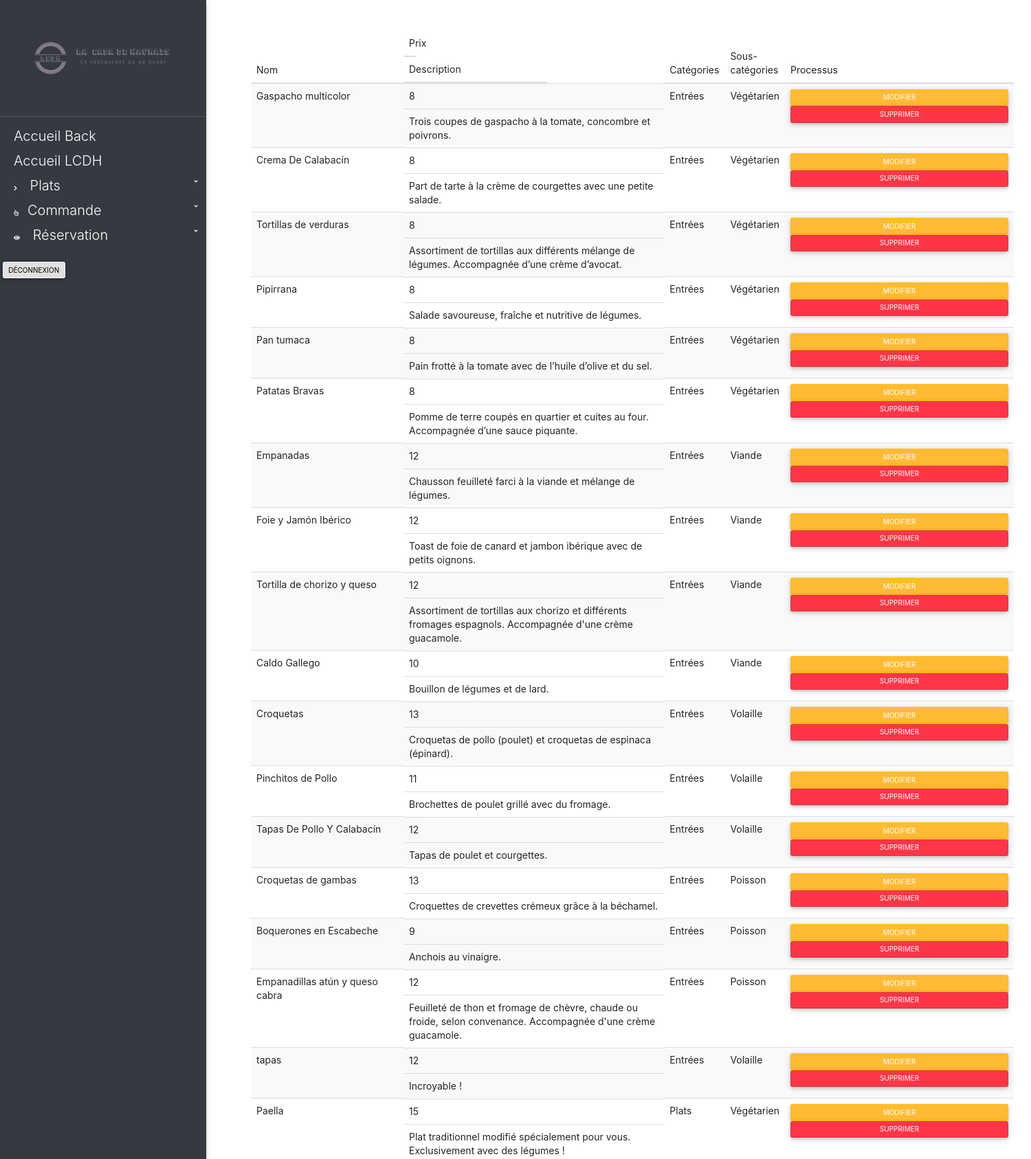
The page /back/listPlats.php (upper part) on the database its author committed.
### tables this page shows
CREATE TABLE IF NOT EXISTS `lcdh_dishes` (
  `dishes_id` int(11) NOT NULL AUTO_INCREMENT,
  `dishes_name` varchar(50) NOT NULL,
  `dishes_description` text NOT NULL,
  `dishes_price` float NOT NULL,
  `categories_id` int(11) NOT NULL,
  `subCategories_id` int(11) NOT NULL,
  PRIMARY KEY (`dishes_id`),
  KEY `LCDH_dishes_LCDH_categories_FK` (`categories_id`),
  KEY `LCDH_dishes_LCDH_subCategories0_FK` (`subCategories_id`)
);

CREATE TABLE IF NOT EXISTS `lcdh_categories` (
  `categories_id` int(11) NOT NULL AUTO_INCREMENT,
  `categories_name` varchar(50) NOT NULL,
  PRIMARY KEY (`categories_id`)
);

CREATE TABLE IF NOT EXISTS `lcdh_subcategories` (
  `subCategories_id` int(11) NOT NULL AUTO_INCREMENT,
  `subCategories_name` varchar(50) NOT NULL,
  PRIMARY KEY (`subCategories_id`)
);

### models/database.php (called while the page is built, shortened)
<?php
    class database {
        public function __construct() {
            try {
                $db_config = array();
                $db_config['SGBD'] = 'mysql';
                $db_config['HOST'] = 'localhost';
                $db_config['DB_NAME'] = 'resto_lacasadehavrais';
                $db_config['USER'] = 'root';
                $db_config['PASSWORD'] = '';
                $db_config['OPTIONS'] = array(
                    PDO::ATTR_ERRMODE => PDO::ERRMODE_EXCEPTION,
                    PDO::ATTR_ERRMODE => PDO::ERRMODE_WARNING
                );
                $this->database = new PDO($db_config['SGBD'].':host='.$db_config['HOST'].';dbname='.$db_config['DB_NAME'].';charset=UTF8', $db_config['USER'], $db_config['PASSWORD']);
            } catch (Exception $error) {
                die('Erreur : '.$error->getMessage());
            }
        }
    }
?>

### controllers/controllerListe-plats_back.php (called while the page is built)
<?php
    require_once '../models/database.php';
    require_once '../models/modelPlats.php';
    $dishesOBJ = new dishes();
    if(isset($_POST['search'])){
        $arrayDishes = $dishesOBJ->searchDishes($_POST['inputSearchNavAdminDishes']);
    }else{
        $arrayDishes = $dishesOBJ->listDishes();
    }
?>

### models/modelPlats.php (called while the page is built, shortened)
<?php
    class dishes extends database {
        function listDishes() {
            $sql = $this->database->query('
                SELECT `dishes_id`, `dishes_name`, `dishes_description`, `dishes_price`, `categories_name`, `subcategories_name`
                FROM `lcdh_dishes`
                INNER JOIN `lcdh_categories` ON `lcdh_categories`.`categories_id` = `lcdh_dishes`.`categories_id`
                INNER JOIN `lcdh_subcategories` ON `lcdh_subcategories`.`subcategories_id` = `lcdh_dishes`.`subcategories_id`
            ');
            $result = $sql->fetchAll(PDO::FETCH_OBJ);
            return $result;
        }
    }
?>

### back/listPlats.php (the view, shortened to what this page needs)
<?php
    require_once '../controllers/controllerListe-plats_back.php';
    include 'header_back.php';
?>
<div class="container marginTop" id="margListPlats">
    <div class="row">
        <div class="col align-self-center">
            <table class="table table-striped" id="tableListPlats">
                <thead>
                    <tr>
                        <th scope="col" class="name"> Nom </th>
                        <th scope="col" class="price" id="priceBack"> Prix </th>
                        <th scope="col" class="desc" id="descBack"> Description </th>
                        <th scope="col" class="cat"> Catégories </th>
                        <th scope="col" class="subCat"> Sous-catégories </th>
                        <th scope="col" class="process"> Processus </th>
                    </tr>
                </thead>
                <tbody>
                    <?php foreach ($arrayDishes as $dishes) { ?>
                        <tr>
                            <th scope="row"> <?= $dishes->dishes_name ?> </th>
                            <th scope="row" id="priceBackForeach"><?= $dishes->dishes_price ?></th>
                            <th scope="row" id="descBackForeach"><?= $dishes->dishes_description ?></th>
                            <th scope="row"><?= $dishes->categories_name ?></th>
                            <th scope="row"><?= $dishes->subcategories_name ?></th>
                            <th scope="row">
                                <a href="modifier-plats.php?id=<?= $dishes->dishes_id ?>" class="btn btn-warning" id="modPlatsBack">Modifier</a>
                                <a href="supprimer-plats.php?idDishes=<?= $dishes->dishes_id ?>" class="btn btn-danger" id="supPlatsBack">Supprimer</a>
                            </th>
                        </tr>
                    <?php } ?>
                </tbody>
            </table>
        </div>
    </div>
</div>
<?php include 'footer_back.php'; ?>

### css/styles.css (style rules this page uses)
body, html { height: 100%; margin: 0; font-family: "Segoe UI", "sans-serif"; color: #777; box-sizing: border-box; }
#margBienv, #margAjoutPlats, #margListPlats, #margModifPlats, #margSuppPlats, #margAjoutResa, #margAffPlats, #margListResa, #margAffResa, #margSuppResa { margin-bottom: 20px; margin-left: 350px; }
#tableListPlats, #tableListPlats thead, #tableListPlats tbody, #tableListPlats th { font-size: 14px; }
#tableListPlats .name { width: 20%; }
#tableListPlats .price { width: 5%; }
#tableListPlats .desc { width: 55%; }
#tableListPlats .subCat { width: 5%; }
#tableListPlats .process { width: 30%; }
@media screen and (min-width: 801px) and (max-device-width: 1024px) { #reservation #btnSubmitResa2 #submitResa2, #navOrdi, #priceBack, #descBack, #priceBackForeach, #descBackForeach, #modPlatsBack, #supPlatsBack, #fistnameResaBack, #dateResaBack, #hourResaBack, #nbPersResaBack, #numTableResaBack, #fistnameResaBackForeach, #dateResaBackForeach, #hourResaBackForeach, #nbPersResaBackForeach, #numTableResaBackForeach, #modResaBack, #supResaBack { display: block !important; } }

### rows shown on the page
lcdh_dishes: dishes_name "Gaspacho multicolor", dishes_price "8", dishes_description "Trois coupes de gaspacho à la tomate, concombre et poivrons.", categories.categories_name "Entrées", subCategories.subCategories_name "Végétarien"
lcdh_dishes: dishes_name "Crema De Calabacín", dishes_price "8", dishes_description "Part de tarte à la crème de courgettes avec une petite salade.", categories.categories_name "Entrées", subCategories.subCategories_name "Végétarien"
lcdh_dishes: dishes_name "Tortillas de verduras", dishes_price "8", dishes_description "Assortiment de tortillas aux différents mélange de légumes. Accompagnée d’une crème d’avocat.", categories.categories_name "Entrées", subCategories.subCategories_name "Végétarien"
lcdh_dishes: dishes_name "Pipirrana", dishes_price "8", dishes_description "Salade savoureuse, fraîche et nutritive de légumes.", categories.categories_name "Entrées", subCategories.subCategories_name "Végétarien"
lcdh_dishes: dishes_name "Pan tumaca", dishes_price "8", dishes_description "Pain frotté à la tomate avec de l’huile d’olive et du sel.", categories.categories_name "Entrées", subCategories.subCategories_name "Végétarien"
lcdh_dishes: dishes_name "Patatas Bravas", dishes_price "8", dishes_description "Pomme de terre coupés en quartier et cuites au four. Accompagnée d’une sauce piquante.", categories.categories_name "Entrées", subCategories.subCategories_name "Végétarien"
lcdh_dishes: dishes_name "Empanadas", dishes_price "12", dishes_description "Chausson feuilleté farci à la viande et mélange de légumes.", categories.categories_name "Entrées", subCategories.subCategories_name "Viande"
lcdh_dishes: dishes_name "Foie y Jamón Ibérico", dishes_price "12", dishes_description "Toast de foie de canard et jambon ibérique avec de petits oignons.", categories.categories_name "Entrées", subCategories.subCategories_name "Viande"
lcdh_dishes: dishes_name "Tortilla de chorizo y queso", dishes_price "12", dishes_description "Assortiment de tortillas aux chorizo et différents fromages espagnols. Accompagnée d'une crème guacamole.", categories.categories_name "Entrées", subCategories.subCategories_name "Viande"
lcdh_dishes: dishes_name "Caldo Gallego", dishes_price "10", dishes_description "Bouillon de légumes et de lard.", categories.categories_name "Entrées", subCategories.subCategories_name "Viande"
lcdh_dishes: dishes_name "Croquetas", dishes_price "13", dishes_description "Croquetas de pollo (poulet) et croquetas de espinaca (épinard).", categories.categories_name "Entrées", subCategories.subCategories_name "Volaille"
lcdh_dishes: dishes_name "Pinchitos de Pollo", dishes_price "11", dishes_description "Brochettes de poulet grillé avec du fromage.", categories.categories_name "Entrées", subCategories.subCategories_name "Volaille"
lcdh_dishes: dishes_name "Tapas De Pollo Y Calabacín", dishes_price "12", dishes_description "Tapas de poulet et courgettes.", categories.categories_name "Entrées", subCategories.subCategories_name "Volaille"
lcdh_dishes: dishes_name "Croquetas de gambas", dishes_price "13", dishes_description "Croquettes de crevettes crémeux grâce à la béchamel.", categories.categories_name "Entrées", subCategories.subCategories_name "Poisson"
lcdh_dishes: dishes_name "Boquerones en Escabeche", dishes_price "9", dishes_description "Anchois au vinaigre.", categories.categories_name "Entrées", subCategories.subCategories_name "Poisson"
lcdh_dishes: dishes_name "Empanadillas atún y queso cabra", dishes_price "12", dishes_description "Feuilleté de thon et fromage de chèvre, chaude ou froide, selon convenance. Accompagnée d'une crème guacamole.", categories.categories_name "Entrées", subCategories.subCategories_name "Poisson"
lcdh_dishes: dishes_name "tapas", dishes_price "12", dishes_description "Incroyable !", categories.categories_name "Entrées", subCategories.subCategories_name "Volaille"
lcdh_dishes: dishes_name "Paella", dishes_price "15", dishes_description "Plat traditionnel modifié spécialement pour vous. Exclusivement avec des légumes !", categories.categories_name "Plats", subCategories.subCategories_name "Végétarien"
